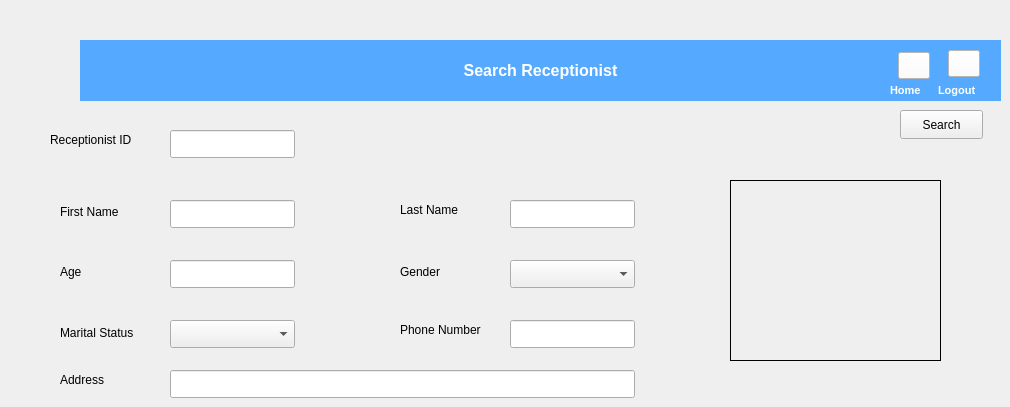
   <widget class="QWidget" name="tab_4">
    <attribute name="title">
     <string>Search Receptionist</string>
    </attribute>
    <widget class="QLabel" name="label_10">
     <property name="geometry">
      <rect>
       <x>60</x>
       <y>262</y>
       <width>63</width>
       <height>20</height>
      </rect>
     </property>
     <property name="text">
      <string>Age</string>
     </property>
    </widget>
    <widget class="QLabel" name="label_11">
     <property name="geometry">
      <rect>
       <x>400</x>
       <y>262</y>
       <width>63</width>
       <height>20</height>
      </rect>
     </property>
     <property name="text">
      <string>Gender</string>
     </property>
    </widget>
    <widget class="QLabel" name="label_12">
     <property name="geometry">
      <rect>
       <x>60</x>
       <y>370</y>
       <width>63</width>
       <height>20</height>
      </rect>
     </property>
     <property name="text">
      <string>Address</string>
     </property>
    </widget>
    <widget class="QPushButton" name="search_pushButton_2">
     <property name="geometry">
      <rect>
       <x>900</x>
       <y>110</y>
       <width>83</width>
       <height>29</height>
      </rect>
     </property>
     <property name="text">
      <string>Search</string>
     </property>
    </widget>
    <widget class="QComboBox" name="receptionist_gender_2">
     <property name="geometry">
      <rect>
       <x>510</x>
       <y>260</y>
       <width>125</width>
       <height>28</height>
      </rect>
     </property>
     <property name="currentIndex">
      <number>-1</number>
     </property>
     <item>
      <property name="text">
       <string>Male</string>
      </property>
     </item>
     <item>
      <property name="text">
       <string>Female</string>
      </property>
     </item>
    </widget>
    <widget class="QLineEdit" name="receptionist_age_2">
     <property name="geometry">
      <rect>
       <x>170</x>
       <y>260</y>
       <width>125</width>
       <height>28</height>
      </rect>
     </property>
    </widget>
    <widget class="QComboBox" name="receptionist_marital_status_2">
     <property name="geometry">
      <rect>
       <x>170</x>
       <y>320</y>
       <width>125</width>
       <height>28</height>
      </rect>
     </property>
     <property name="currentIndex">
      <number>-1</number>
     </property>
     <item>
      <property name="text">
       <string>Single</string>
      </property>
     </item>
     <item>
      <property name="text">
       <string>Married</string>
      </property>
     </item>
     <item>
      <property name="text">
       <string>Divorced</string>
      </property>
     </item>
     <item>
      <property name="text">
       <string>Widowed</string>
      </property>
     </item>
    </widget>
    <widget class="QLabel" name="label_29">
     <property name="geometry">
      <rect>
       <x>60</x>
       <y>317</y>
       <width>101</width>
       <height>31</height>
      </rect>
     </property>
     <property name="text">
      <string>Marital Status</string>
     </property>
    </widget>
    <widget class="QLabel" name="label_33">
     <property name="geometry">
      <rect>
       <x>400</x>
       <y>320</y>
       <width>111</width>
       <height>20</height>
      </rect>
     </property>
     <property name="text">
      <string>Phone Number</string>
     </property>
    </widget>
    <widget class="QLineEdit" name="receptionist_phone_number_2">
     <property name="geometry">
      <rect>
       <x>510</x>
       <y>320</y>
       <width>125</width>
       <height>28</height>
      </rect>
     </property>
    </widget>
    <widget class="QLineEdit" name="receptionist_id_2">
     <property name="geometry">
      <rect>
       <x>170</x>
       <y>130</y>
       <width>125</width>
       <height>28</height>
      </rect>
     </property>
    </widget>
    <widget class="QLineEdit" name="receptionist_first_name_2">
     <property name="geometry">
      <rect>
       <x>170</x>
       <y>200</y>
       <width>125</width>
       <height>28</height>
      </rect>
     </property>
    </widget>
    <widget class="QLabel" name="label_53">
     <property name="geometry">
      <rect>
       <x>60</x>
       <y>202</y>
       <width>71</width>
       <height>20</height>
      </rect>
     </property>
     <property name="text">
      <string>First Name</string>
     </property>
    </widget>
    <widget class="QLineEdit" name="receptionist_last_name_2">
     <property name="geometry">
      <rect>
       <x>510</x>
       <y>200</y>
       <width>125</width>
       <height>28</height>
      </rect>
     </property>
    </widget>
    <widget class="QLabel" name="label_55">
     <property name="geometry">
      <rect>
       <x>400</x>
       <y>200</y>
       <width>81</width>
       <height>20</height>
      </rect>
     </property>
     <property name="text">
      <string>Last Name</string>
     </property>
    </widget>
    <widget class="QLineEdit" name="receptionist_address_2">
     <property name="geometry">
      <rect>
       <x>170</x>
       <y>370</y>
       <width>465</width>
       <height>28</height>
      </rect>
     </property>
    </widget>
    <widget class="QLabel" name="label_102">
     <property name="geometry">
      <rect>
       <x>80</x>
       <y>40</y>
       <width>921</width>
       <height>61</height>
      </rect>
     </property>
     <property name="font">
      <font>
       <pointsize>12</pointsize>
       <bold>true</bold>
      </font>
     </property>
     <property name="autoFillBackground">
      <bool>false</bool>
     </property>
     <property name="styleSheet">
      <string notr="true">background-color: rgb(85, 170, 255);
color: rgb(255, 255, 255);</string>
     </property>
     <property name="text">
      <string>Search Receptionist</string>
     </property>
     <property name="alignment">
      <set>Qt::AlignCenter</set>
     </property>
     <property name="wordWrap">
      <bool>false</bool>
     </property>
     <property name="margin">
      <number>0</number>
     </property>
     <property name="indent">
      <number>-1</number>
     </property>
    </widget>
    <widget class="QLabel" name="img_2">
     <property name="geometry">
      <rect>
       <x>0</x>
       <y>35</y>
       <width>121</width>
       <height>71</height>
      </rect>
     </property>
     <property name="text">
      <string/>
     </property>
     <property name="pixmap">
      <pixmap resource="resource.qrc">:/images/add.png</pixmap>
     </property>
     <property name="scaledContents">
      <bool>true</bool>
     </property>
    </widget>
    <widget class="QLabel" name="label_26">
     <property name="geometry">
      <rect>
       <x>938</x>
       <y>80</y>
       <width>51</width>
       <height>20</height>
      </rect>
     </property>
     <property name="font">
      <font>
       <pointsize>8</pointsize>
       <bold>true</bold>
      </font>
     </property>
     <property name="styleSheet">
      <string notr="true">color: rgb(255, 255, 255);</string>
     </property>
     <property name="text">
      <string>Logout</string>
     </property>
    </widget>
    <widget class="QPushButton" name="logout_pushButton_2">
     <property name="geometry">
      <rect>
       <x>948</x>
       <y>50</y>
       <width>32</width>
       <height>27</height>
      </rect>
     </property>
     <property name="styleSheet">
      <string notr="true">background-color: rgb(255, 255, 255);</string>
     </property>
     <property name="text">
      <string/>
     </property>
     <property name="icon">
      <iconset resource="resource.qrc">
       <normaloff>:/images/logout.png</normaloff>:/images/logout.png</iconset>
     </property>
     <property name="iconSize">
      <size>
       <width>24</width>
       <height>24</height>
      </size>
     </property>
    </widget>
    <widget class="QPushButton" name="home_pushButton_2">
     <property name="geometry">
      <rect>
       <x>898</x>
       <y>52</y>
       <width>32</width>
       <height>27</height>
      </rect>
     </property>
     <property name="styleSheet">
      <string notr="true">background-color: rgb(255, 255, 255);</string>
     </property>
     <property name="text">
      <string/>
     </property>
     <property name="icon">
      <iconset resource="resource.qrc">
       <normaloff>:/images/home.png</normaloff>:/images/home.png</iconset>
     </property>
     <property name="iconSize">
      <size>
       <width>24</width>
       <height>24</height>
      </size>
     </property>
    </widget>
    <widget class="QLabel" name="label_36">
     <property name="geometry">
      <rect>
       <x>890</x>
       <y>80</y>
       <width>51</width>
       <height>20</height>
      </rect>
     </property>
     <property name="font">
      <font>
       <pointsize>8</pointsize>
       <bold>true</bold>
       <kerning>true</kerning>
      </font>
     </property>
     <property name="styleSheet">
      <string notr="true">color: rgb(255, 255, 255);</string>
     </property>
     <property name="text">
      <string>Home</string>
     </property>
    </widget>
    <widget class="QLabel" name="img_1_2">
     <property name="geometry">
      <rect>
       <x>730</x>
       <y>180</y>
       <width>211</width>
       <height>181</height>
      </rect>
     </property>
     <property name="frameShape">
      <enum>QFrame::Box</enum>
     </property>
     <property name="text">
      <string/>
     </property>
     <property name="pixmap">
      <pixmap resource="resource.qrc">:/images/user.png</pixmap>
     </property>
     <property name="scaledContents">
      <bool>true</bool>
     </property>
    </widget>
    <widget class="QLabel" name="label_43">
     <property name="geometry">
      <rect>
       <x>50</x>
       <y>130</y>
       <width>121</width>
       <height>20</height>
      </rect>
     </property>
     <property name="text">
      <string>Receptionist ID</string>
     </property>
    </widget>
   </widget>
